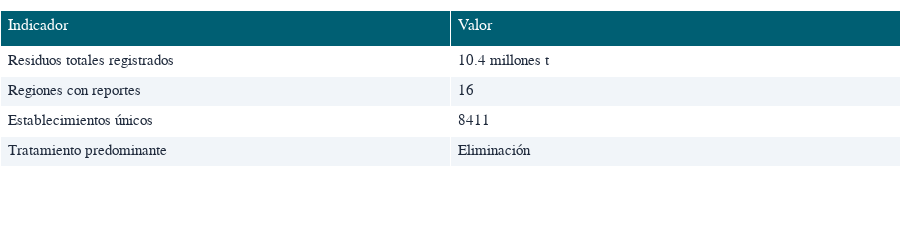

The code cell stored with this chart in its notebook:
### Markdown cell above
## Indicadores clave



Los siguientes indicadores cuantifican la magnitud y cobertura del sistema RNP 2023, sirviendo como punto de partida para el análisis territorial y sectorial.

### Code cell
zebra_fill = ["#ffffff" if idx % 2 == 0 else "#f1f5f9" for idx in range(len(headline_metrics))]



headline_table = go.Figure(

    data=[

        go.Table(

            columnorder=[1, 2],

            header=dict(

                values=["Indicador", "Valor"],

                fill_color="#005f73",

                font=dict(color="white", family=ECONOMIST_FONT, size=16),

                align="left",

                height=36,

            ),

            cells=dict(

                values=[headline_metrics["Indicador"].tolist(), headline_metrics["Valor"].tolist()],

                fill_color=[zebra_fill, zebra_fill],

                font=dict(color="#1e293b", family=ECONOMIST_FONT, size=15),

                align="left",

                height=30,

            ),

        )

    ]

)

headline_table.update_layout(margin=dict(l=0, r=0, t=10, b=0), height=240)

headline_table

### Figure 1 — Plotly figure (JSON) as saved in the notebook; plotly's stock layout.template omitted (floating-point values rounded to 4 significant figures)
{"data": [{"cells": {"align": "left", "fill": {"color": [["#ffffff", "#f1f5f9", "#ffffff", "#f1f5f9"], ["#ffffff", "#f1f5f9", "#ffffff", "#f1f5f9"]]}, "font": {"color": "#1e293b", "family": "Georgia, serif", "size": 15}, "height": 30, "values": [["Residuos totales registrados", "Regiones con reportes", "Establecimientos únicos", "Tratamiento predominante"], ["10.4 millones t", 16, 8411, "Eliminación"]]}, "columnorder": [1, 2], "header": {"align": "left", "fill": {"color": "#005f73"}, "font": {"color": "white", "family": "Georgia, serif", "size": 16}, "height": 36, "values": ["Indicador", "Valor"]}, "type": "table"}], "layout": {"height": 240, "margin": {"b": 0, "l": 0, "r": 0, "t": 10}}}
